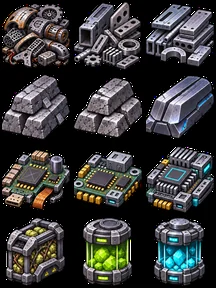
#> input picture assets/ui/sera_pixel_material_atlas.webp, 216 x 288 px
$ python reference_lines.py ../../assets/ui/sera_pixel_material_atlas.webp ../../assets/ui/sera_pixel_material_atlas.webp ../../assets/ui/sera_pixel_material_atlas.webp
#> lines starting #> are read from the running program, lines starting #| are printed output that depends on the picture; after the words box and inside, x2 and y2 are one past the last pixel; in counts of white or black regions, pixels touching at a corner belong together
"""Extract reviewable geometric line candidates; never infer material/part semantics.
Usage: python reference_lines.py image.png mask.png output_directory
Requires opencv-python-headless; mask is independent binary foreground segmentation.
"""
import json
import sys
from pathlib import Path
import cv2
import numpy as np

def extract(image_path, mask_path, out):
    image=cv2.imread(str(image_path),cv2.IMREAD_COLOR)
#> image is the input picture: shape (288, 216, 3); mean B, G, R 56.4, 56.3, 56.2
    mask=cv2.imread(str(mask_path),cv2.IMREAD_GRAYSCALE)
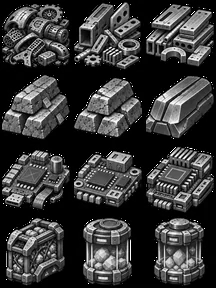
#> mask: shape (288, 216); min 0, max 255, mean 56.3
    if image is None or mask is None or image.shape[:2]!=mask.shape:
        raise ValueError("image and mask must have same dimensions")
    h,w=mask.shape
#> h = 288; w = 216
    if max(h,w)>4096 or min(h,w)<8:
        raise ValueError("reference image size must be 8..4096 pixels per axis")
    mask=np.where(mask>=128,255,0).astype(np.uint8)
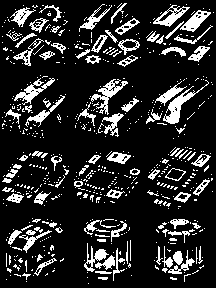
#> mask: shape (288, 216); 16.2% white; 618 white regions (519 under 20 px)
    if not np.any(mask) or np.all(mask):
        raise ValueError("mask must contain foreground and background")
    contours,hierarchy=cv2.findContours(mask,cv2.RETR_CCOMP,cv2.CHAIN_APPROX_SIMPLE)
#> contours = 850 contours, 762 with area under 20; largest, box (x1, y1, x2, y2) and area: (163, 80, 209, 124) 353, (153, 5, 190, 27) 324, (91, 79, 128, 115) 309, (180, 10, 211, 32) 280, (14, 78, 55, 105) 272
    lines=[]
    for i,c in enumerate(contours):
        if abs(cv2.contourArea(c))<8:
            continue
        p=cv2.approxPolyDP(c,1.25,True).reshape(-1,2).tolist()
        if len(p)>=3:
            lines.append({"id":"outline_"+str(i),"kind":"silhouette_candidate" if hierarchy[0,i,3]<0 else "hole_candidate",
                          "closed":True,"pixels":p})
#> this loop made 850 passes
#> c on passes 1 to 3: [[88, 283]], [[26, 281]], [[6, 279]]
#> after the loop, lines = 144 items
    gray=cv2.cvtColor(image,cv2.COLOR_BGR2GRAY)
    edge=cv2.Canny(cv2.GaussianBlur(gray,(3,3),0),45,120)
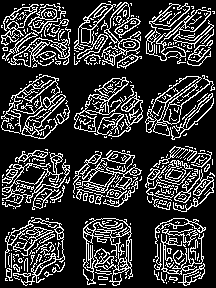
#> edge: shape (288, 216); 21.5% white in thin lines or dots
    inner=cv2.erode(mask,np.ones((5,5),np.uint8))
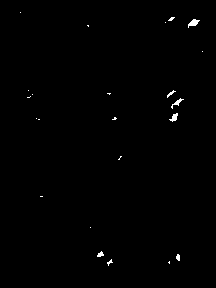
#> inner: shape (288, 216); 0.46% white; 23 white regions (17 under 20 px), largest, box (x1, y1, x2, y2) and area: (188, 19, 200, 28) 55, (169, 113, 178, 122) 42, (171, 98, 184, 109) 40, (97, 251, 104, 257) 26, (167, 90, 176, 98) 23, (176, 254, 180, 261) 22
    edge=cv2.bitwise_and(edge,inner)
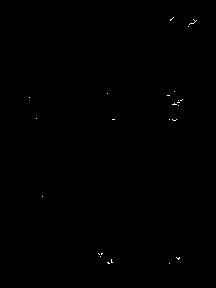
#> edge: shape (288, 216); 0.11% white in thin lines or dots, all inside (x1, y1, x2, y2) = (29, 17, 197, 264)
    # Hough segments are candidates, not panel boundaries or confirmed geometry.
    seg=cv2.HoughLinesP(edge,1,np.pi/180,threshold=18,minLineLength=10,maxLineGap=3)
#> seg = None
    if seg is not None:
        for i,(x1,y1,x2,y2) in enumerate(seg.reshape(-1,4)):
            lines.append({"id":"internal_"+str(i),"kind":"unknown","closed":False,
                          "pixels":[[int(x1),int(y1)],[int(x2),int(y2)]]})
    overlay=image.copy()
    for line in lines:
        color=(20,220,240) if line["kind"]=="unknown" else (240,200,40)
        cv2.polylines(overlay,[np.array(line["pixels"],dtype=np.int32)],line["closed"],color,1,cv2.LINE_AA)
#> this loop made 144 passes
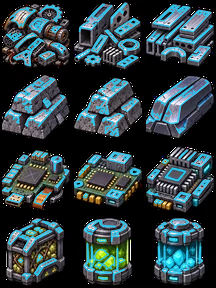
#> overlay: shape (288, 216, 3); 19.88% of pixels changed, all inside (x1, y1, x2, y2) = (1, 2, 214, 281)
    out.mkdir(parents=True,exist_ok=False)
    cv2.imwrite(str(out/"line_candidates.png"),overlay)
    cv2.imwrite(str(out/"internal_edges.png"),edge)
    (out/"line_candidates.json").write_text(json.dumps({"format":"SERA_REFERENCE_LINES_V1","size":[w,h],
        "lines":lines,"limits":"Independent mask required. Canny/Hough detects shading, scratches and texture as well as structure; all internal lines need semantic confirmation."},indent=2),encoding="utf-8")

if __name__=="__main__":
    if len(sys.argv)!=4:
        raise SystemExit(__doc__)
    extract(Path(sys.argv[1]),Path(sys.argv[2]),Path(sys.argv[3]))
